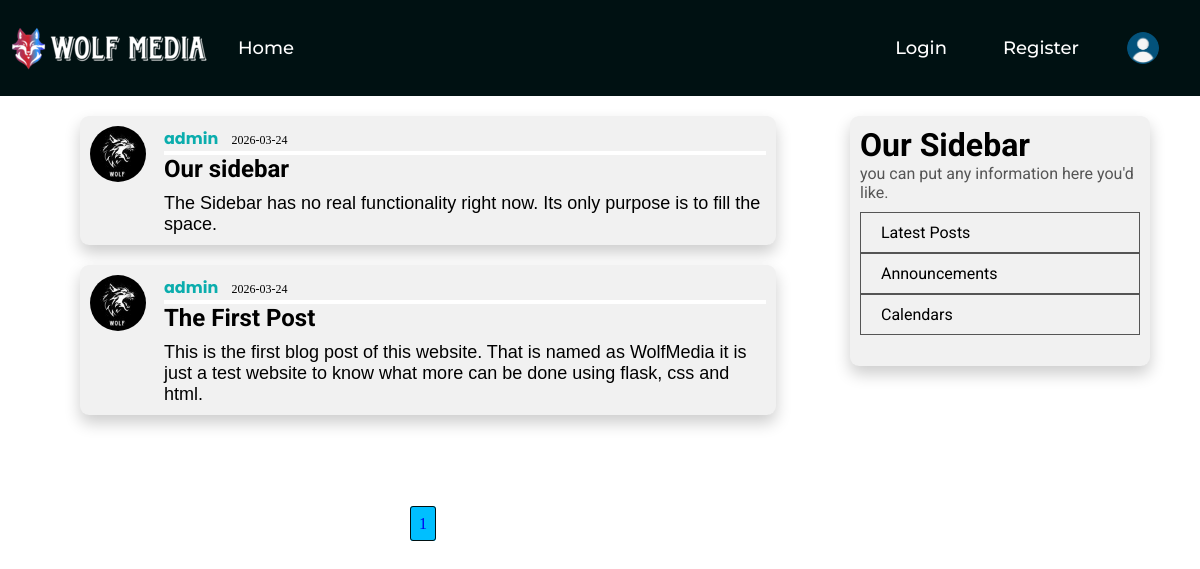
The page /home on the database its author committed.
### wolfmedia/models.py (models this page shows, shortened)
class Post(db.Model, UserMixin):
    id = db.Column(db.Integer, primary_key= True)
    title = db.Column(db.String(100), nullable=False)
    date_posted = db.Column(db.DateTime, nullable=False, default=datetime.utcnow)
    content = db.Column(db.Text, nullable=False)
    user_id = db.Column(db.Integer, db.ForeignKey('user.id'), nullable=False)

class User(db.Model, UserMixin):
    id = db.Column(db.Integer, primary_key= True)
    username = db.Column(db.String(16), unique=True, nullable=False)
    email = db.Column(db.String(120), unique=True, nullable=False)
    image_file = db.Column(db.String(20), nullable=False, default='default.png')
    password = db.Column(db.String(60), nullable=False)
    posts = db.relationship('Post', backref='author', lazy=True)

### wolfmedia/routes.py (the view)
@app.route("/")
@app.route("/home")
def home():
    page = request.args.get('page', 1, type=int)
    posts= Post.query.order_by(Post.date_posted.desc()).paginate( page=page, per_page=5 )
    return render_template('home.html', posts=posts, title= 'A Blog Website')

### wolfmedia/templates/home.html
{% extends "layout.html" %}
{% block content %}
{% for post in posts.items %}
    <div class="post">
        <img class="post-img" src="{{ url_for('static', filename='img/'+ post.author.image_file)}}" >
        <div class="post-content">
             <p class="meta"><a href="{{ url_for('user_posts', username=post.author.username) }}"><span> {{ post.author.username }} </span> </a>  {{ post.date_posted.strftime('%Y-%m-%d') }}</p>
            <h2 class="title"><a href=" {{ url_for('post', post_id=post.id)}}"> {{ post.title }} </a></h2>
            <p class="content">{{ post.content }}</p>
        </div>
    </div>
{% endfor %}
<div class="pagination">
    {% for page_num in posts.iter_pages(left_edge=1, right_edge=1, left_current=1, right_current=2) %}
        {% if page_num %}
            {% if posts.page == page_num %}
                    <a class="page-no page-clr" href="{{ url_for('home', page=page_num)}}"> {{ page_num }}</a>
            {% else %}
                    <a class="page-no"  href="{{ url_for('home', page=page_num)}}"> {{ page_num }}</a>
            {% endif%}
        {% endif %}
    {% endfor %}
</div>
{% endblock content %}

### wolfmedia/templates/layout.html (shortened to what this page needs)
<!DOCTYPE html>
<html lang="en">
<head>
    <link rel="stylesheet" type="text/css" href="{{ url_for('static', filename='style.css') }}">
</head>
<body>
    <nav>
        <div class="left-nav">
            <img  src="{{ url_for('static', filename='img/header.png')}}" alt="writelogo">
            <a href="{{ url_for('home') }}">Home</a>
        </div>
        <div class="right-nav">
            {% if current_user.is_authenticated %}
                <a href="{{ url_for('logout') }}">Logout</a>
                <a href="{{ url_for('account') }}" class="circular"><img src="{{ url_for('static', filename='img/'+ current_user.image_file)}}" alt="" width="32px" height="32px"></a>
            {% else %}
                <a href="{{ url_for('login') }}">Login</a>
                <a href="{{ url_for('register') }}">Register</a>
                <a href="{{ url_for('login') }}" class="circular"><img src="{{ url_for('static', filename='img/user.png')}}" alt="" width="32px" height="32px"></a>
            {% endif %}
        </div>
    </nav>
    <div class="container">
        <div class="left-content">
            {% block content %}{% endblock %}
        </div>
        <div class="right-content">
            <h1>Our Sidebar</h1>
            <p>you can put any information here you'd like.</p>
            <ul>
                <li><a href="#">Latest Posts</a></li>
                <li><a href="#">Announcements</a></li>
                <li><a href="#">Calendars</a></li>
            </ul>
        </div>
    </div>
</body>
</html>

### wolfmedia/static/style.css (style rules this page uses)
* { margin: 0; padding: 0; box-sizing: border-box; }
body { font-family:'Times New Roman', Times, serif; font-size: 16px; position: relative; }
nav { height: 12vh; background-color: #001112; display: flex; text-align: center; align-items: center; justify-content: space-between; width: 100vw; }
nav a { text-decoration: none; color: #fff; margin:0 12px; font-weight: 500; padding: 12px 16px; font-size: 18px; font-family: 'Montserrat', sans-serif; }
.left-nav { margin-left: 10px; display: flex; align-items: center; text-align: center; }
.right-nav { margin-right: 25px; display: flex; align-items: center; text-align: center; }
.circular img { display: flex; align-items: center; justify-content: center; border-radius: 50%; }
.circular { margin-left:16px; padding: 4px; }
.container { display: flex; justify-content: space-between; width: 100vw; }
.right-content { display: flex; flex-direction: column; background-color: #f1f1f1; font-family: 'Roboto', sans-serif; box-shadow: 0 8px 16px rgba(0, 0, 0, 0.2); padding: 10px; border-radius: 9px; margin-top: 20px; margin-right: 50px; width: 25vw; height: 250px; }
.right-content p { color: #555; margin-bottom: 10px; }
.right-content li { list-style: none; padding: 10px; border: 1px solid #555; }
.right-content a { text-decoration: none; padding: 10px; color: #000; }
.post { display: flex; margin-top: 20px; margin-left: 80px; width: 58vw; background-color: #f1f1f1; box-shadow: 0 8px 16px rgba(0, 0, 0, 0.2); padding: 10px; border-radius: 9px; }
.post-content { width: 100%; margin-left: 18px; display: flex; flex-direction: column; font-family: 'Times New Roman', Times, serif; }
.post-content a { text-decoration: none; color: #000; }
.meta { border-bottom: 4px solid #fff; font-size: 12px; }
span { color:rgb(11, 173, 173); font-weight: 700; font-family: 'Poppins'; margin-right: 10px; font-size: 16px; }
.title { font-family: 'Roboto', sans-serif; margin-bottom: 10px; }
.content { white-space: pre-line; font-size: 18px; font-weight: 500; font-family:Arial, Helvetica, sans-serif }
.post-img { width: 56px; height: 56px; border-radius: 50%; }
.pagination { margin: 100px 0 100px 400px; }
.page-no { text-decoration: none; padding: 8px; border:#001112 1px solid; margin: 10px; border-radius: 3px; }
.page-clr { background-color: #00bfff; }

### rows shown on the page
Post: image_file (picture), author.username "admin", date_posted "2026-03-24", title "Our sidebar", content "The Sidebar has no real functionality right now. Its only purpose is to fill the space."
Post: image_file (picture), author.username "admin", date_posted "2026-03-24", title "The First Post", content "This is the first blog post of this website. That is named as WolfMedia it is just a test website to know what more can be done using flask, css and html."

### other values the page prints
{{ page_num }} "1"
